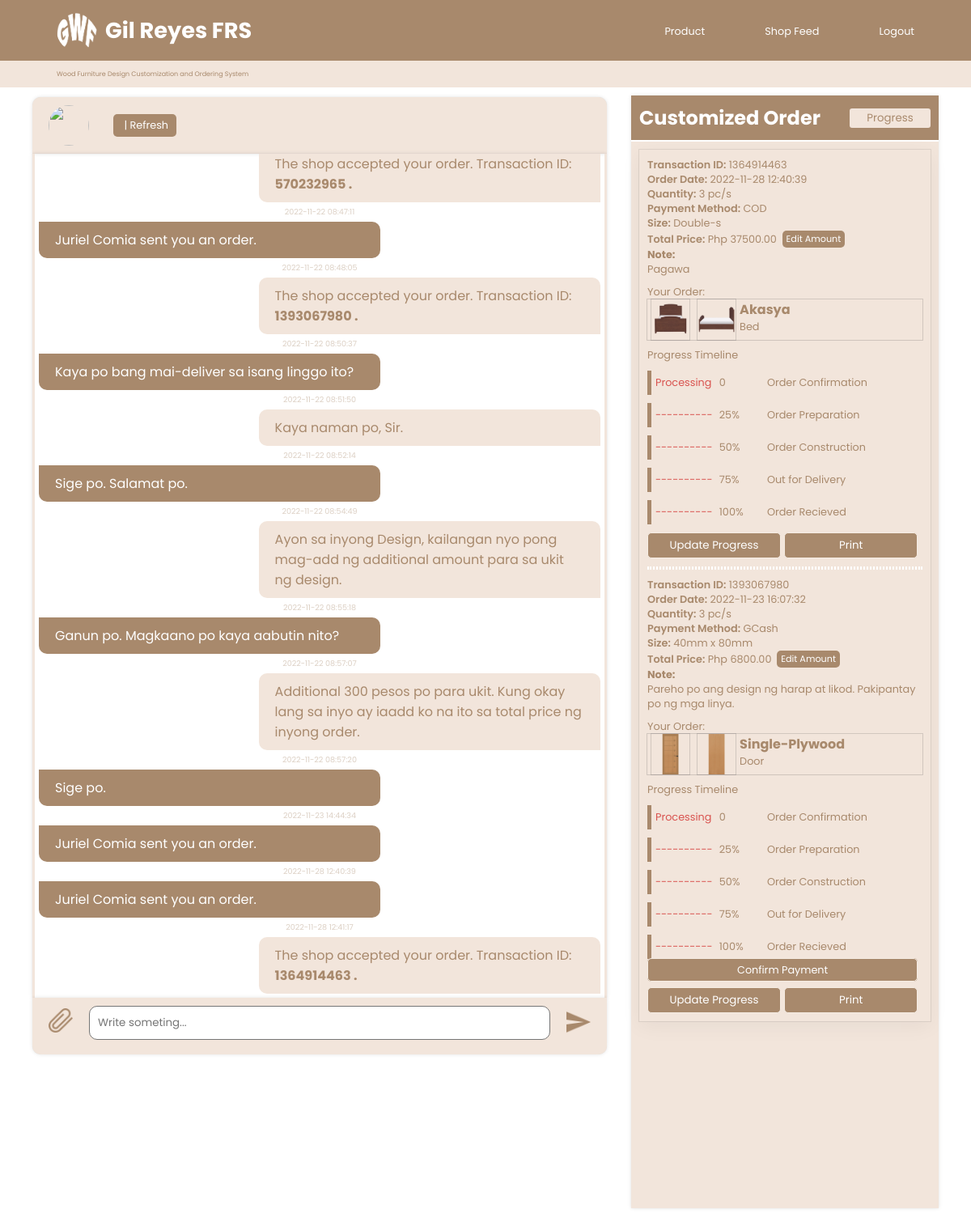
Screenshot of /src/sys-admin/message-page/adminMessage-inquiries.php?unique_id=882422181 (signed in) with the database file from the repository.
### tables this page shows
CREATE TABLE `tb_pointmessage` (
  `message_id` int(11) NOT NULL,
  `message_to` varchar(50) NOT NULL,
  `message_from` varchar(50) NOT NULL,
  `message_content` text NOT NULL,
  `sender_name` varchar(50) NOT NULL,
  `msg_timestamp` timestamp NOT NULL DEFAULT current_timestamp(),
  `msg_file` varchar(255) NOT NULL
);

CREATE TABLE `tb_orderprocess` (
  `id` int(255) NOT NULL,
  `trans_id` int(255) NOT NULL,
  `user_id` int(255) NOT NULL,
  `product_id` int(255) NOT NULL,
  `fullname` varchar(255) NOT NULL,
  `phone_no` varchar(255) NOT NULL,
  `address` varchar(255) NOT NULL,
  `postal_code` varchar(255) NOT NULL,
  `house_no` varchar(255) NOT NULL,
  `settings` varchar(255) NOT NULL,
  `order_qty` int(255) NOT NULL,
  `payment_method` varchar(255) NOT NULL,
  `total_price` decimal(10,0) NOT NULL,
  `datetime` timestamp NOT NULL DEFAULT current_timestamp() ON UPDATE current_timestamp()
);

CREATE TABLE `tb_customize` (
  `id` int(11) NOT NULL,
  `cust_id` varchar(255) NOT NULL,
  `user_id` varchar(255) NOT NULL,
  `size` varchar(255) NOT NULL,
  `type` varchar(255) NOT NULL,
  `qty` int(255) NOT NULL,
  `price` varchar(255) NOT NULL,
  `category` varchar(255) NOT NULL,
  `note` varchar(255) NOT NULL,
  `img_front` varchar(255) NOT NULL,
  `img_back` varchar(255) NOT NULL,
  `sent` int(1) NOT NULL
);

CREATE TABLE `tb_progress` (
  `id` int(11) NOT NULL,
  `trans_id` int(255) NOT NULL,
  `zero` varchar(255) NOT NULL,
  `two_five` varchar(255) NOT NULL,
  `fifty` varchar(255) NOT NULL,
  `seven_five` varchar(255) NOT NULL,
  `hundred` varchar(255) NOT NULL
);

### src/sys-admin/message-page/adminMessage-inquiries.php (the view, shortened to what the rows shown need)
<?php include '../../php-database/admin-session.php'; ?>
<!DOCTYPE html>
<html lang="en">
<head>
    <link rel="stylesheet" href="adminMessage.css?v=<?php echo time(); ?>">
</head>
<body>
    <header>
        <div class="app-name">
            <a href="">
                <h1>Gil Reyes FRS</h1>
            </a>
        </div>
    </header>
    <main>
        <div class="container">
            <section class="message-cont">
                    <?php
                        require_once '../../php-database/dbconnect.php';
                        $uid=$_GET['unique_id'];
                        $status=$_GET['status'];
                        $fname=$_GET['first_name'];
                        $lname=$_GET['last_name'];
                        $ppic=$_GET['myfile'];
                        $query = "SELECT * FROM tb_user WHERE unique_id=$uid";
                        $result = mysqli_query($conn, $query);
                        while ($row = mysqli_fetch_assoc($result))
                        {
                            $user_id=$row['unique_id'];
                        }
                    ?>
                <div class="message-box" id="your_div">
                    <?php
                        $sql = "SELECT * FROM tb_pointmessage WHERE message_to = $user_id
                        AND message_from = $loggedin_uid OR message_to = $loggedin_uid
                        AND message_from = $user_id ORDER BY msg_timestamp ASC";
                        $res = mysqli_query($conn, $sql);
                            if(mysqli_num_rows($res) > 0){
                                while ($row = mysqli_fetch_assoc($res))
                                    {
                                        if($row['message_from'] === $user_id){
                                            if($row['message_content'] == NULL) {
                                                echo '  <p class="time-s">'. $row['msg_timestamp'] .'</p>
                                                <div class="message-me message">
                                                    <div class="message-one">
                                                        <img src=../../sys-user/message-page/'. $row['msg_file'] .' width="360px">
                                                    </div>
                                                </div>';
                                            } else {
                                                echo '  <p class="time-s">'. $row['msg_timestamp'] .'</p>
                                                <div class="message-me message">
                                                    <div class="message-one">
                                                        <p>'. $row['message_content'] .'</p>
                                                    </div>
                                                </div>';
                                            }
                                        }
                                        elseif($row['message_from'] === $loggedin_uid) {
                                            if($row['message_content'] == NULL) {
                                                echo  '<p class="time-s">'. $row['msg_timestamp'] .'</p>
                                                    <div class="message-admin">
                                                        <div class="message-two message">
                                                            <img src='. $row['msg_file'] .' width="360px">
                                                        </div>
                                                    </div>';
                                            } else {
                                                echo  '<p class="time-s">'. $row['msg_timestamp'] .'</p>
                                                    <div class="message-admin">
                                                        <div class="message-two message">
                                                            <p>'. $row['message_content'] .'</p>
                                                        </div>
                                                    </div>';
                                            }
                                        }
                                    }
                                }else
                                    {
                                        echo '<p class="nm">No Message</p>';
                                    }
                    ?>
                </div>
            </section>
            <section class="progress-cont">
                <div class="progress">
                    <div class="progress-header">
                        <h2>Customized Order</h2>
                    </div>
                    <div class="progress-bar-cont">
                        <?php
                            include '../../php-database/dbconnect.php';
                            $query = "SELECT * FROM tb_orderprocess INNER JOIN tb_customize ON tb_orderprocess.product_id = tb_customize.cust_id WHERE tb_orderprocess.user_id = '$uid' ORDER BY tb_orderprocess.id DESC";
                            $result = mysqli_query($conn, $query);
                        ?>
                        <div class="canvas">
                            <?php
                                while ($row = mysqli_fetch_assoc($result))
                                {
                            ?>
                            <div class="tran-cont">
                                <div class="p-s">
                                    <p class="title">Transaction ID:</p>
                                    <p>&nbsp<?php echo $row['trans_id']; ?></p>
                                </div>
                                <div class="d-t">
                                    <p class="title">Order Date:</p>
                                    <p>&nbsp<?php echo $row['datetime']; ?></p>
                                </div>
                                <div class="d-t">
                                    <p class="title">Quantity:</p>
                                    <p>&nbsp<?php echo $row['order_qty']; ?> pc/s</p>
                                </div>
                                <div class="d-t">
                                    <p class="title">Payment Method:</p>
                                    <p>&nbsp<?php echo $row['payment_method']; ?></p>
                                </div>
                                <div class="d-t">
                                    <p class="title">Size:</p>
                                    <p>&nbsp<?php echo $row['size']; ?></p>
                                </div>
                                <div class="d-t">
                                    <p class="title">Total Price:</p>
                                    <p>&nbspPhp <?php echo $row['total_price']; ?>.00&nbsp&nbsp</p>
                                    <a href="edit-amount.php?id=<?php echo $row['trans_id']; ?> & unique_id=<?php echo $uid; ?> & status=<?php echo $status; ?> & first_name=<?php echo $fname; ?> & last_name=<?php echo $lname; ?> & myfile=<?php echo $ppic; ?>">Edit Amount</a>
                                </div>
                                <div class="d-t">
                                    <p><b>Note:</b> <br><?php echo $row['note']; ?></p>
                                </div>
                            </div>
                            <div class="order">
                                <p>Your Order:</p>
                                <div class="spe-order" onclick="window.location.href='view-image.php?cust_id=<?php echo $row['cust_id']; ?> & unique_id=<?php echo $uid; ?> & status=<?php echo $status; ?> & first_name=<?php echo $fname; ?> & last_name=<?php echo $lname; ?> & myfile=<?php echo $ppic; ?>'">
                                    <img src="../../sys-user/customization-page/<?php echo $row['img_front']; ?>" alt="" height="50px">
                                    <img src="../../sys-user/customization-page/<?php echo $row['img_back']; ?>" alt="" height="50px">
                                    <div>
                                        <h4><?php echo $row['type']; ?></h4>
                                        <p><?php echo $row['category']; ?></p>
                                    </div>
                                </div>
                            </div>
                            <?php
                                $trans_id2=$row['trans_id'];
                                $dt=$row['datetime'];
                                $oq=$row['order_qty'];
                                $tp=$row['total_price'];
                                $pi=$row['img_front'];
                                $pn=$row['type'];
                                $pr=$row['category'];
                                $cpn=$row['phone_no'];
                                $addr=$row['address'];
                                $pcode=$row['postal_code'];
                                $hno=$row['house_no'];
                                $sett=$row['settings'];
                                $paym=$row['payment_method'];
                                $sql2 = "SELECT * FROM tb_progress WHERE trans_id = '$trans_id2'";
                                $result2 = mysqli_query($conn, $sql2);
                                while ($data = mysqli_fetch_assoc($result2))
                                {
                            ?>
                            <div class="progress-timeline">
                                <p>Progress Timeline</p>
                                <div class="percentage">
                                    <div class="prog-status">
                                        <p><?php echo $data['zero']; ?></p>
                                    </div>
                                    <div class="percent">
                                        <p>0</p>
                                    </div>
                                    <div class="prog-desc">
                                        <p>Order Confirmation</p>
                                    </div>
                                </div>
                                <div class="percentage">
                                    <div class="prog-status">
                                        <p><?php echo $data['two_five']; ?></p>
                                    </div>
                                    <div class="percent">
                                        <p>25%</p>
                                    </div>
                                    <div class="prog-desc">
                                        <p>Order Preparation</p>
                                    </div>
                                </div>
                                <div class="percentage">
                                    <div class="prog-status">
                                        <p><?php echo $data['fifty']; ?></p>
                                    </div>
                                    <div class="percent">
                                        <p>50%</p>
                                    </div>
                                    <div class="prog-desc">
                                        <p>Order Construction</p>
                                    </div>
                                </div>
                                <div class="percentage">
                                    <div class="prog-status">
                                        <p><?php echo $data['seven_five']; ?></p>
                                    </div>
                                    <div class="percent">
                                        <p>75%</p>
                                    </div>
                                    <div class="prog-desc">
                                        <p>Out for Delivery</p>
                                    </div>
                                </div>
                                <div class="percentage">
                                    <div class="prog-status">
                                        <p><?php echo $data['hundred']; ?></p>
                                    </div>
                                    <div class="percent">
                                        <p>100%</p>
                                    </div>
                                    <div class="prog-desc">
                                        <p>Order Recieved</p>
                                    </div>
                                </div>
                                <div class="btn-print">
                                    <?php
                                        if($row['payment_method'] == 'GCash') {
                                            echo "<a href='customized-pc.php?unique_id=$uid & first_name=$fname & last_name=$lname & status=$status & myfile=$ppic & trans_id=$trans_id2'>Confirm Payment</a>";
                                        }
                                    ?>
                                    <div>
                                        <button onclick="window.location.href='customized-progress.php?unique_id=<?php echo $uid; ?> & first_name=<?php echo $fname; ?> & last_name=<?php echo $lname; ?> & status=<?php echo $status; ?> & myfile=<?php echo $ppic; ?> & trans_id=<?php echo $trans_id2; ?> & datetime=<?php echo $dt; ?> & order_qty=<?php echo $oq; ?> & total_price=<?php echo $tp; ?> & product_img=<?php echo $pi; ?> & product_name=<?php echo $pn; ?> & price=<?php echo $pr; ?> & phone_no=<?php echo $cpn; ?> & address=<?php echo $addr; ?> & postal_code=<?php echo $pcode; ?> & house_no=<?php echo $hno; ?> & settings=<?php echo $sett; ?> & payment_method=<?php echo $paym; ?>'">Update Progress</button>
                                        <button onclick="window.location.href='customized-print.php?unique_id=<?php echo $uid; ?> & first_name=<?php echo $fname; ?> & last_name=<?php echo $lname; ?> & status=<?php echo $status; ?> & myfile=<?php echo $ppic; ?> & trans_id=<?php echo $trans_id2; ?> & datetime=<?php echo $dt; ?> & order_qty=<?php echo $oq; ?> & total_price=<?php echo $tp; ?> & product_img=<?php echo $pi; ?> & product_name=<?php echo $pn; ?> & price=<?php echo $pr; ?> & phone_no=<?php echo $cpn; ?> & address=<?php echo $addr; ?> & postal_code=<?php echo $pcode; ?> & house_no=<?php echo $hno; ?> & settings=<?php echo $sett; ?> & payment_method=<?php echo $paym; ?>'">Print</button>
                                    </div>
                                    </div>
                                <div class="line"></div>
                            </div>
                            <?php
                                    }
                                }
                            ?>
                        </div>
                    </div>
                </div>
            </section>
        </div>
    </main>
</body>
</html>

### rows the page displays
tb_pointmessage: message_content "The shop accepted your order. Transaction ID: 570232965 ."
tb_pointmessage: msg_timestamp "2022-11-22 08:47:11", message_content "Juriel Comia sent you an order."
tb_pointmessage: msg_timestamp "2022-11-22 08:48:05", message_content "The shop accepted your order. Transaction ID: 1393067980 ."
tb_pointmessage: msg_timestamp "2022-11-22 08:50:37", message_content "Kaya po bang mai-deliver sa isang linggo ito?"
tb_pointmessage: msg_timestamp "2022-11-22 08:51:50", message_content "Kaya naman po, Sir."
tb_pointmessage: msg_timestamp "2022-11-22 08:52:14", message_content "Sige po. Salamat po."
tb_pointmessage: msg_timestamp "2022-11-22 08:54:49", message_content "Ayon sa inyong Design, kailangan nyo pong mag-add ng additional amount para sa ukit ng design."
tb_pointmessage: msg_timestamp "2022-11-22 08:55:18", message_content "Ganun po. Magkaano po kaya aabutin nito?"
tb_pointmessage: msg_timestamp "2022-11-22 08:57:07", message_content "Additional 300 pesos po para ukit. Kung okay lang sa inyo ay iaadd ko na ito sa total price ng inyong order."
tb_pointmessage: msg_timestamp "2022-11-22 08:57:20", message_content "Sige po."
tb_pointmessage: msg_timestamp "2022-11-23 14:44:34", message_content "Juriel Comia sent you an order."
tb_pointmessage: msg_timestamp "2022-11-28 12:40:39", message_content "Juriel Comia sent you an order."
tb_pointmessage: msg_timestamp "2022-11-28 12:41:17", message_content "The shop accepted your order. Transaction ID: 1364914463 ."
tb_orderprocess: trans "1364914463", datetime "2022-11-28 12:40:39", order_qty "3", payment_method "COD", tb_customize.size "Double-s", total_price "37500", tb_customize.note "Pagawa", tb_customize.img_front (picture), tb_customize.img_back (picture), tb_customize.type "Akasya", tb_customize.category "Bed"
tb_progress: zero "Processing", two_five "----------", fifty "----------", seven_five "----------", hundred "----------"
tb_orderprocess: trans "1393067980", datetime "2022-11-23 16:07:32", order_qty "3", payment_method "GCash", tb_customize.size "40mm x 80mm", total_price "6800", tb_customize.note "Pareho po ang design ng harap at likod. Pakipantay po ng mga linya.", tb_customize.img_front (picture), tb_customize.img_back (picture), tb_customize.type "Single-Plywood", tb_customize.category "Door"
tb_progress: zero "Processing", two_five "----------", fifty "----------", seven_five "----------", hundred "----------"
